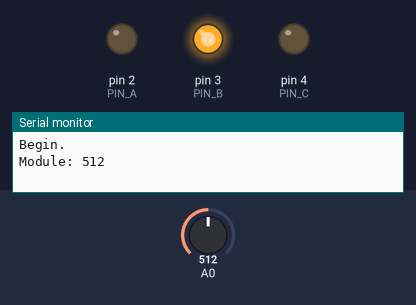
Simulated run of this sketch. Board: Arduino Uno, built with avr-gcc and run on an emulated ATmega328P. Parts: output pins drawn as LEDs (lit = HIGH), the last lines printed to the serial monitor. The inputs (shaded band) are chosen by the test bench; at power-on: A0 = 512. Pins used as bus, display or sensor lines are not drawn.

Above: at 2.6 s.
At 6.4 s:
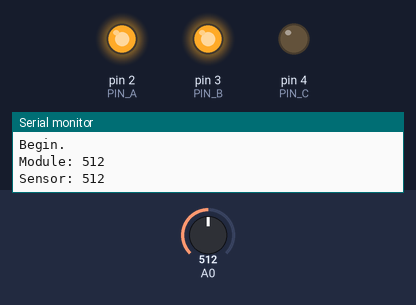
Timing chart, 0 to 10.7 s (numbered marks = the images above):
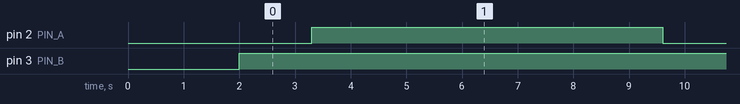

Measured:
- by itself, pin 2 (PIN_A): alternates HIGH for 6.3 s and LOW for 1.3 s
- by itself, pin 3 (PIN_B): LOW → HIGH at 2.0 s

The sketch:

light_test.ino
```cpp
const char PIN_A = 2; // D1
const char PIN_B = 3; // D2
const char PIN_C = 4; // D3

const char PIN_INH = 7; // D7
void setup() {
  // put your setup code here, to run once:
  pinMode(PIN_A, OUTPUT);
  pinMode(PIN_B, OUTPUT);
  pinMode(PIN_C, OUTPUT);
  pinMode(PIN_INH, OUTPUT);
  Serial.begin(115200);
  Serial.println("Begin.");
  delay(2000);
}

void loop() {
  // put your main code here, to run repeatedly:
  // module on ch 2
  digitalWrite(PIN_INH, HIGH);
  digitalWrite(PIN_A, LOW);
  digitalWrite(PIN_B, HIGH);
  digitalWrite(PIN_C, LOW);
  digitalWrite(PIN_INH, LOW);
  delay(300);
  Serial.print("Module: ");
  Serial.println(analogRead(A0));
  delay(1000);

  // sensor on ch 3
  digitalWrite(PIN_INH, HIGH);
  digitalWrite(PIN_A, HIGH);
  digitalWrite(PIN_B, HIGH);
  digitalWrite(PIN_C, LOW);
  digitalWrite(PIN_INH, LOW);
  delay(300);
  Serial.print("Sensor: ");
  Serial.println(analogRead(A0));
  delay(6000);

  Serial.println("###########################");
}
```
